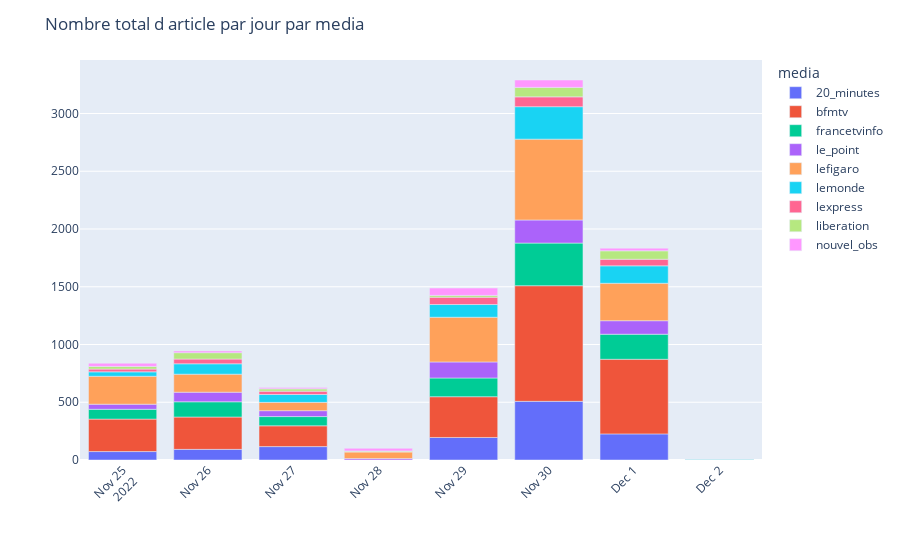

Notebook code for this chart:
### Code cell
fig = go.Figure()
fig = px.bar(
    df_count_pub_date_media,
    x="news_publication_date",
    y="news_title",
    color='media',
)

fig.update_xaxes(tickangle=-45, title=None)
fig.update_yaxes(title=None)
fig.update_layout(margin={"b": 100}, title_text='Nombre total d article par jour par media')

fig.show()

### Figure 1 — Plotly figure (JSON) as saved in the notebook; plotly's stock layout.template omitted (floating-point values rounded to 4 significant figures)
{"data": [{"alignmentgroup": "True", "hovertemplate": "media=20_minutes<br>news_publication_date=%{x}<br>news_title=%{y}<extra></extra>", "legendgroup": "20_minutes", "marker": {"color": "#636efa", "pattern": {"shape": ""}}, "name": "20_minutes", "offsetgroup": "20_minutes", "orientation": "v", "showlegend": true, "textposition": "auto", "x": ["2022-11-25", "2022-11-26", "2022-11-27", "2022-11-29", "2022-11-30", "2022-12-01", "2022-12-02"], "xaxis": "x", "y": [73, 92, 116, 195, 508, 226, 1], "yaxis": "y", "type": "bar"}, {"alignmentgroup": "True", "hovertemplate": "media=bfmtv<br>news_publication_date=%{x}<br>news_title=%{y}<extra></extra>", "legendgroup": "bfmtv", "marker": {"color": "#EF553B", "pattern": {"shape": ""}}, "name": "bfmtv", "offsetgroup": "bfmtv", "orientation": "v", "showlegend": true, "textposition": "auto", "x": ["2022-11-25", "2022-11-26", "2022-11-27", "2022-11-29", "2022-11-30", "2022-12-01"], "xaxis": "x", "y": [281, 280, 180, 353, 1001, 646], "yaxis": "y", "type": "bar"}, {"alignmentgroup": "True", "hovertemplate": "media=francetvinfo<br>news_publication_date=%{x}<br>news_title=%{y}<extra></extra>", "legendgroup": "francetvinfo", "marker": {"color": "#00cc96", "pattern": {"shape": ""}}, "name": "francetvinfo", "offsetgroup": "francetvinfo", "orientation": "v", "showlegend": true, "textposition": "auto", "x": ["2022-11-25", "2022-11-26", "2022-11-27", "2022-11-29", "2022-11-30", "2022-12-01", "2022-12-02"], "xaxis": "x", "y": [85, 132, 80, 162, 369, 217, 3], "yaxis": "y", "type": "bar"}, {"alignmentgroup": "True", "hovertemplate": "media=le_point<br>news_publication_date=%{x}<br>news_title=%{y}<extra></extra>", "legendgroup": "le_point", "marker": {"color": "#ab63fa", "pattern": {"shape": ""}}, "name": "le_point", "offsetgroup": "le_point", "orientation": "v", "showlegend": true, "textposition": "auto", "x": ["2022-11-25", "2022-11-26", "2022-11-27", "2022-11-28", "2022-11-29", "2022-11-30", "2022-12-01"], "xaxis": "x", "y": [44, 83, 51, 12, 139, 200, 117], "yaxis": "y", "type": "bar"}, {"alignmentgroup": "True", "hovertemplate": "media=lefigaro<br>news_publication_date=%{x}<br>news_title=%{y}<extra></extra>", "legendgroup": "lefigaro", "marker": {"color": "#FFA15A", "pattern": {"shape": ""}}, "name": "lefigaro", "offsetgroup": "lefigaro", "orientation": "v", "showlegend": true, "textposition": "auto", "x": ["2022-11-25", "2022-11-26", "2022-11-27", "2022-11-28", "2022-11-29", "2022-11-30", "2022-12-01"], "xaxis": "x", "y": [242, 156, 72, 57, 387, 700, 324], "yaxis": "y", "type": "bar"}, {"alignmentgroup": "True", "hovertemplate": "media=lemonde<br>news_publication_date=%{x}<br>news_title=%{y}<extra></extra>", "legendgroup": "lemonde", "marker": {"color": "#19d3f3", "pattern": {"shape": ""}}, "name": "lemonde", "offsetgroup": "lemonde", "orientation": "v", "showlegend": true, "textposition": "auto", "x": ["2022-11-25", "2022-11-26", "2022-11-27", "2022-11-29", "2022-11-30", "2022-12-01", "2022-12-02"], "xaxis": "x", "y": [38, 90, 68, 110, 281, 151, 3], "yaxis": "y", "type": "bar"}, {"alignmentgroup": "True", "hovertemplate": "media=lexpress<br>news_publication_date=%{x}<br>news_title=%{y}<extra></extra>", "legendgroup": "lexpress", "marker": {"color": "#FF6692", "pattern": {"shape": ""}}, "name": "lexpress", "offsetgroup": "lexpress", "orientation": "v", "showlegend": true, "textposition": "auto", "x": ["2022-11-25", "2022-11-26", "2022-11-27", "2022-11-28", "2022-11-29", "2022-11-30", "2022-12-01"], "xaxis": "x", "y": [24, 41, 29, 5, 63, 85, 57], "yaxis": "y", "type": "bar"}, {"alignmentgroup": "True", "hovertemplate": "media=liberation<br>news_publication_date=%{x}<br>news_title=%{y}<extra></extra>", "legendgroup": "liberation", "marker": {"color": "#B6E880", "pattern": {"shape": ""}}, "name": "liberation", "offsetgroup": "liberation", "orientation": "v", "showlegend": true, "textposition": "auto", "x": ["2022-11-25", "2022-11-26", "2022-11-27", "2022-11-28", "2022-11-29", "2022-11-30", "2022-12-01"], "xaxis": "x", "y": [23, 55, 20, 5, 16, 82, 73], "yaxis": "y", "type": "bar"}, {"alignmentgroup": "True", "hovertemplate": "media=nouvel_obs<br>news_publication_date=%{x}<br>news_title=%{y}<extra></extra>", "legendgroup": "nouvel_obs", "marker": {"color": "#FF97FF", "pattern": {"shape": ""}}, "name": "nouvel_obs", "offsetgroup": "nouvel_obs", "orientation": "v", "showlegend": true, "textposition": "auto", "x": ["2022-11-25", "2022-11-26", "2022-11-27", "2022-11-28", "2022-11-29", "2022-11-30", "2022-12-01"], "xaxis": "x", "y": [28, 15, 11, 22, 64, 64, 23], "yaxis": "y", "type": "bar"}], "layout": {"xaxis": {"anchor": "y", "domain": [0, 1], "title": {}, "tickangle": -45}, "yaxis": {"anchor": "x", "domain": [0, 1], "title": {}}, "legend": {"title": {"text": "media"}, "tracegroupgap": 0}, "margin": {"t": 60, "b": 100}, "barmode": "relative", "title": {"text": "Nombre total d article par jour par media"}}}
